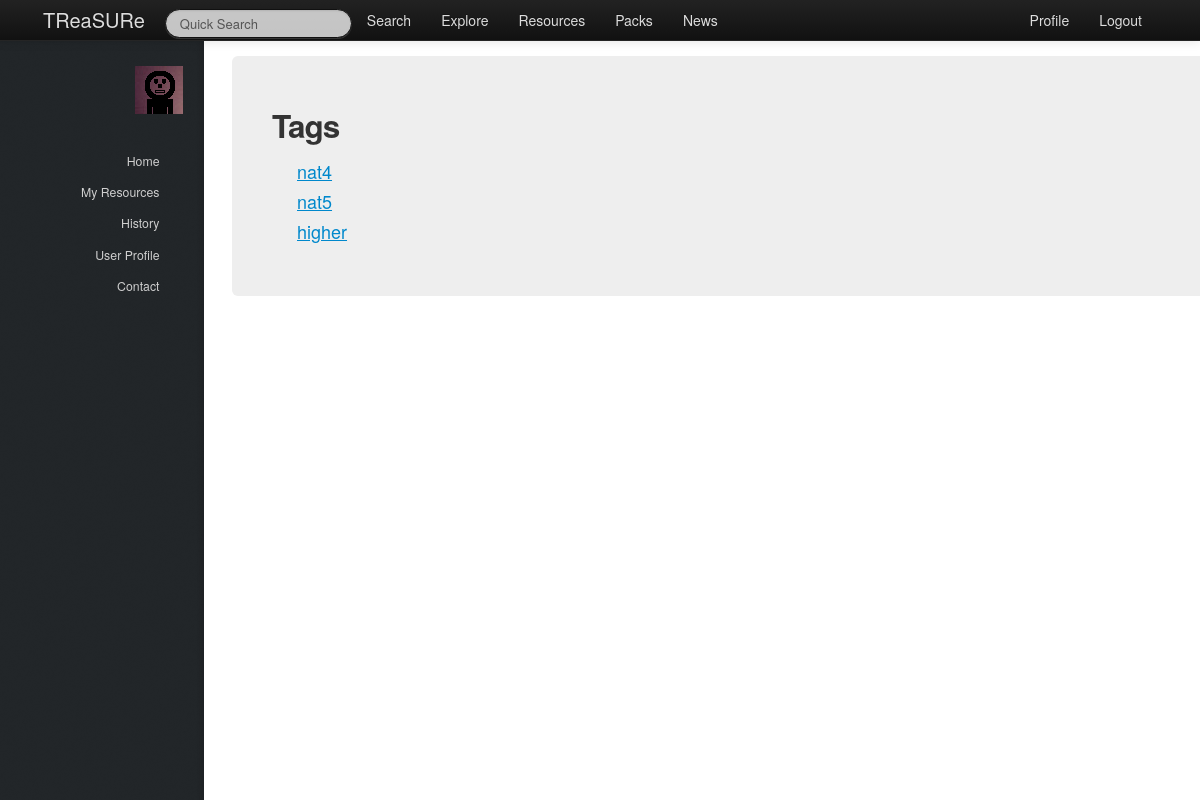
/treasure/tags/ (signed in), run on an earlier commit of the app's database.
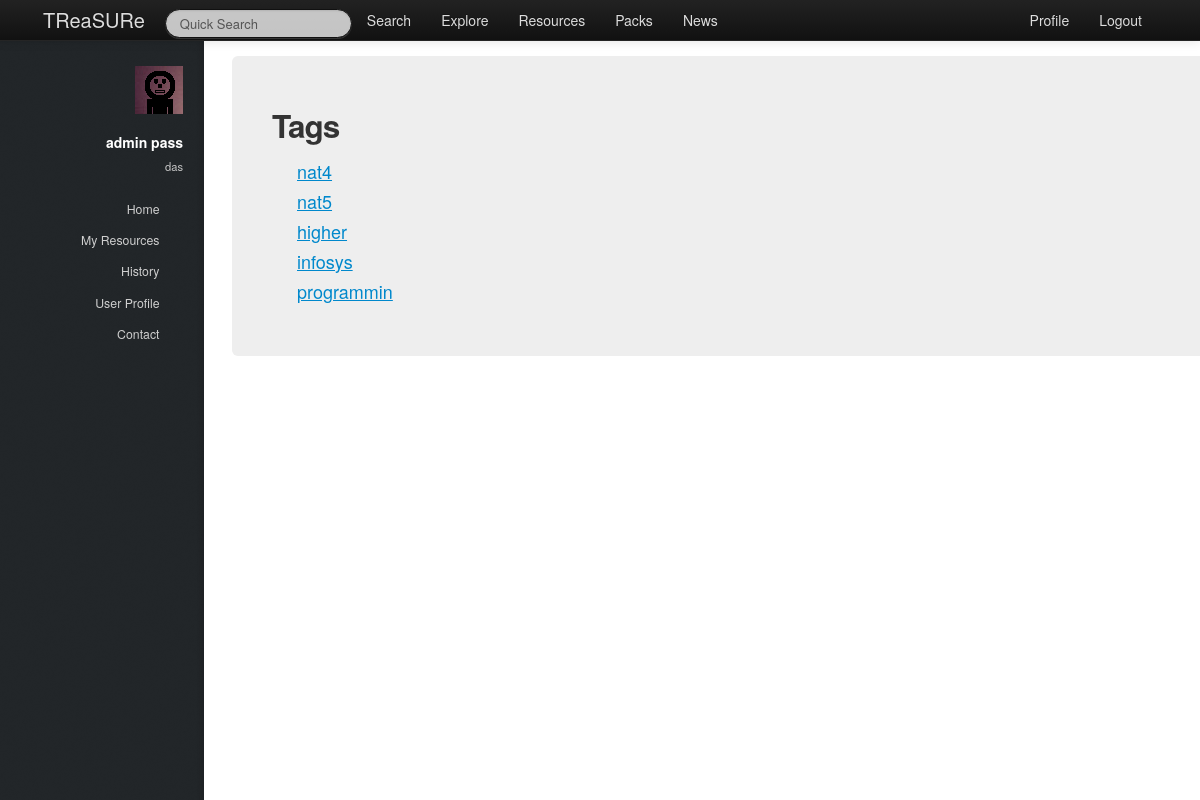
And on a later commit of the database.
### treasure/models.py (models this page shows, shortened)
class Tag(models.Model):
    name = models.CharField(max_length=128)
    TAGTYPES = (
        ('0', 'level'),
        ('1', 'topic'),
        ('2', 'other'),
    )
    type = models.CharField(max_length=1, choices=TAGTYPES)

class Teacher(models.Model):
    user = models.OneToOneField(User)
    firstname = models.CharField(max_length=128)
    surname = models.CharField(max_length=128)
    school = models.ForeignKey(School, null=True)
    hubs = models.ManyToManyField(Hub, null=True)

class School(models.Model):
    name = models.CharField(max_length=128)
    town = models.CharField(max_length=128)
    address = models.TextField()
    latitude = models.FloatField()
    longitude = models.FloatField()
    def __unicode__(self):
        return self.name

### treasure/views.py (the view)
# urls.py: url(r'^tags/(?P<tag_id>\w+)/$', views.tag, name='tag'),
@login_required
def tags(request):
    context = RequestContext(request)
    context_dict = sidebar(request)
    tag_list = Tag.objects.all()
    context_dict['tags'] = tag_list
    return render_to_response('treasure/tags.html', context_dict, context)

### treasure/views.py (called while the page is built)
def sidebar(request):
    context_dict = {}
    try:
        userid = request.user.id
        teacher = Teacher.objects.get(user = userid)
        context_dict['user_firstname'] = teacher.firstname
        context_dict['user_surname'] = teacher.surname
        context_dict['user_school'] = teacher.school
    except Teacher.DoesNotExist:
        context_dict['user_firstname'] = ""
        context_dict['user_surname'] = ""
        context_dict['school'] = ""
    return context_dict

### templates/treasure/tags.html (shortened to what this page needs)
{% extends 'treasure/base.html' %}
{% load static %}
{% block body_block %}
<div class="hero-unit">
    <div class="row-fluid">
        <h2>Tags</h2>
        {% if tags %}
        <ul>
            {% for tag in tags %}
            <li><a href="../tags/{{ tag.id }}">{{ tag.name }}</a></li>
            {% endfor %}
        </ul>
        {% else %}
            <strong>No tags in database.</strong>
        {% endif %}
    </div>
</div>
{% endblock %}

### templates/treasure/base.html (shortened to what this page needs)
<!DOCTYPE html>
{% load static %}
<html>
    <head>
		<link rel="stylesheet" href="http://cdn.datatables.net/1.10.2/css/jquery.dataTables.min.css"></style>
        <link href="{% static 'css/bootstrap-fluid-adj.css' %}" rel="stylesheet">
        <link href="{% static 'sidebar/css/main.css' %}" rel="stylesheet">
        <link href="{% static 'css/bootstrap.min.css' %}" rel="stylesheet" media="screen">
        <link rel="stylesheet" href="http://getbootstrap.com/examples/sticky-footer-navbar/sticky-footer-navbar.css">
        <link href="{% static 'css/bootstrap-responsive.css' %}" rel="stylesheet">
        <link href="{% static 'css/treasure.css' %}" rel="stylesheet">
    </head>
    <body>
        <div class="navbar navbar-inverse navbar-fixed-top">
           <div class="navbar-inner">
               <div class="container">
                   <a class="brand" href="/treasure/">TReaSURe</a>
                   <div class="nav-collapse collapse">
                       <ul class="nav pull-right">
                            {% if user.is_authenticated %}
                                <li><a href="/treasure/profile">Profile</a></li>
                            	<li><a href="/treasure/logout">Logout</a></li>
                            {% else %}
                            	<li><a href="/treasure/login">Login</a></li>
                            	<li><a href="/treasure/register">Register</a></li>
                            {% endif %}
                       </ul>
                       <ul class="nav">
                       {% if user.is_authenticated %}
                           <form class="navbar-search pull-left" action="">
						 		<input class="search-query span2" placeholder="Quick Search" type="text">
						   </form>
                           <li><a href="/treasure/search">Search</a></li>
                           <li><a href="/treasure/explore">Explore</a></li>
                           <li><a href="/treasure/resources">Resources</a></li>
                           <li><a href="/treasure/packs">Packs</a></li>
                       {% endif %}
                           <li><a href="/treasure/about">News</a></li>
                       </ul>
                   </div>
               </div>
           </div>
        </div>
        <div>
				<div id="header">
					<div class="top">
                       {% if user.is_authenticated %}
							<div id="logo">
								<span class="image avatar48"><img src="{% static 'images/avatar.jpg' %}" alt="user avatar" /></span>
								<h1 id="title">{{ user_firstname }} {{ user_surname }}</h1>
								<p>{{ user_school }}</p>
							</div>
	                   {% endif %}
                        <nav id="nav">
							<ul>
								{% if user.is_authenticated %}
									<li><a href="/treasure/" id="home-link" class="skel-layers-ignoreHref"><span>Home</span></a></li>
									<li><a href="/treasure/resources" class="skel-layers-ignoreHref"><span>My Resources</span></a></li>
									<li><a href="/treasure/about" class="skel-layers-ignoreHref"><span>History</span></a></li>
									<li><a href="/treasure/profile" class="skel-layers-ignoreHref"><span>User Profile</span></a></li>
									<li><a href="#contact" class="skel-layers-ignoreHref"><span>Contact</span></a></li>
								{% else %}
									<li><a href="/treasure/login"><span>Login</span></a></li>
									<li><a href="/treasure/register" class="skel-layers-ignoreHref"><span>Register</span></a></li>
								{% endif %}
							</ul>
						</nav>
					</div>
				</div>
			<div id="main">
				<section id="MainPage">
                    <div class="container">
                        {% block body_block%}{% endblock%}
                    </div>
                </section>
            </div>
        </div>
    </body>
</html>

What changed in the data, as far as the page shows it:
added Teacher: firstname "admin", surname "pass"
added School: name "das"
added Tag: name "infosys"
added Tag: name "programmin"
